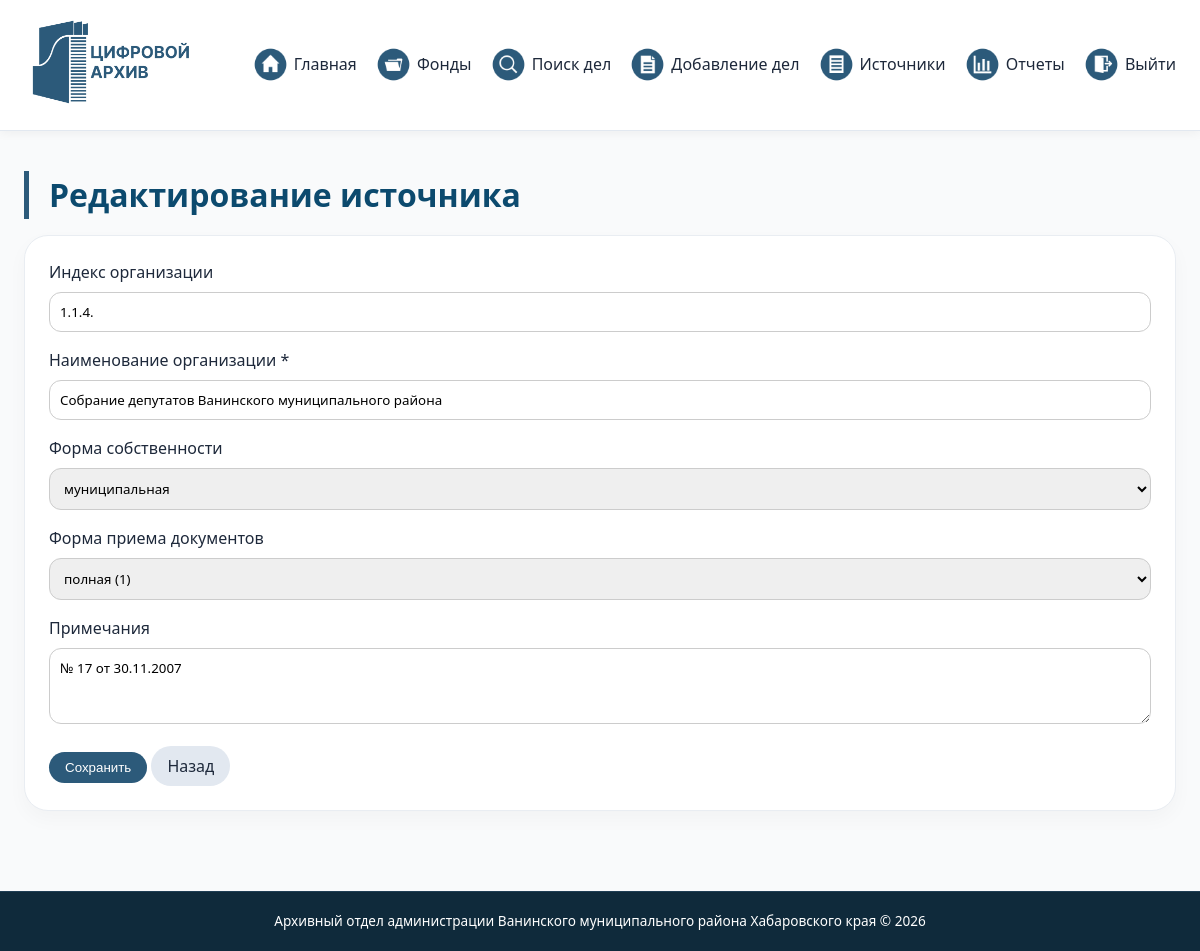
/edit_source.php?id=1 (signed in), run on the app's committed database.
### tables this page shows
CREATE TABLE `sources` (
  `id` int(11) NOT NULL,
  `index_code` varchar(20) DEFAULT NULL,
  `org_name` varchar(255) NOT NULL,
  `ownership_form` enum('государственная','муниципальная','частная') DEFAULT NULL,
  `receipt_form` enum('1','2.1','2.2') DEFAULT NULL,
  `notes` text DEFAULT NULL
);

### edit_source.php (the view, shortened to what this page needs)
<?php
require_once 'header.php';
$id = $_GET['id'] ?? 0;
$stmt = $pdo->prepare("SELECT * FROM sources WHERE id = ?");
$stmt->execute([$id]);
$source = $stmt->fetch();
?>
<h1>Редактирование источника</h1>
<div class="contact-card">
    <form method="post">
        <div class="form-group"><label>Индекс организации</label><input type="text" name="index_code" value="<?= htmlspecialchars($source['index_code']) ?>"></div>
        <div class="form-group"><label>Наименование организации *</label><input type="text" name="org_name" value="<?= htmlspecialchars($source['org_name']) ?>" required></div>
        <div class="form-group"><label>Форма собственности</label>
            <select name="ownership_form">
                <option value="муниципальная" <?= $source['ownership_form'] == 'муниципальная' ? 'selected' : '' ?>>муниципальная</option>
            </select>
        </div>
        <div class="form-group"><label>Форма приема документов</label>
            <select name="receipt_form">
                <option value="1" <?= $source['receipt_form'] == '1' ? 'selected' : '' ?>>полная (1)</option>
            </select>
        </div>
        <div class="form-group"><label>Примечания</label><textarea name="notes" rows="3"><?= htmlspecialchars($source['notes']) ?></textarea></div>
        <button type="submit" class="btn-primary">Сохранить</button>
        <a href="sources.php" class="btn-secondary">Назад</a>
    </form>
</div>
<?php require_once 'footer.php'; ?>

### style.css (style rules this page uses)
* { margin: 0; padding: 0; box-sizing: border-box; }
body { font-family: 'Segoe UI', Roboto, 'Helvetica Neue', sans-serif; background-color: #f9fafb; color: #1e293b; line-height: 1.5; display: flex; flex-direction: column; min-height: 100vh; }
h1 { font-size: 2rem; margin-bottom: 1rem; color: #0c4a6e; border-left: 5px solid #2c5a7a; padding-left: 20px; }
.form-group { margin-bottom: 1rem; }
.form-group label { display: block; margin-bottom: 0.5rem; font-weight: 500; }
.form-group input, .form-group select, .form-group textarea { width: 100%; padding: 10px; border: 1px solid #ccc; border-radius: 12px; font-family: inherit; }
.btn-primary, .btn-secondary, .btn-danger { padding: 8px 16px; border: none; border-radius: 40px; cursor: pointer; font-weight: 500; transition: 0.2s; text-decoration: none; display: inline-block; }
.btn-primary { background: #2c5a7a; color: white; }
.btn-secondary { background: #e2e8f0; color: #1e293b; }
.contact-card, .downloads-card { background: white; border-radius: 24px; padding: 1.5rem; box-shadow: 0 8px 20px rgba(0, 0, 0, 0.03); border: 1px solid #e9edf2; margin-bottom: 20px; }

### data on the page
sources: index_code "1.1.4.", org_name "Собрание депутатов Ванинского муниципального района", ownership_form "муниципальная", receipt_form "полная (1)", notes "№ 17 от 30.11.2007"
